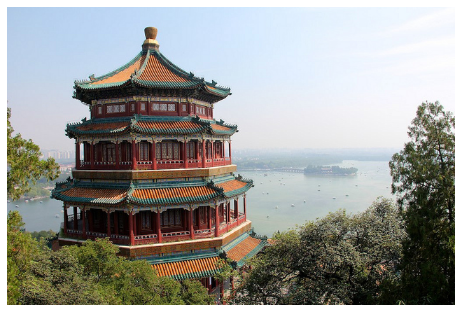
#> input picture ex_img.jpg, 460 x 312 px
$ python findK_with_elbow.py
#> lines starting #> are read from the running program, lines starting #| are printed output that depends on the picture
import matplotlib.pyplot as plt
from sklearn.cluster import KMeans

#Load Img
img = plt.imread("ex_img.jpg")
#> img is the input picture: shape (312, 460, 4) float32; mean R, G, B, A 0.596, 0.598, 0.581, 1

#Reshape Image
height = img.shape[0]
#> height = 312
width = img.shape[1]
#> width = 460
img = img.reshape(width*height, 4)

#Create Elbow
errors = []
k_values = []
for i in range(1,50):
	k_values.append(i)
	kmeans = KMeans(n_clusters=i).fit(img)
	kmeans.predict(img)
	errors.append(kmeans.inertia_)
#> after the loop, errors = 49 values, max 49925.6 at index 0, min 259.2 at index 48, mean 1873.2; k_values = 49 values from 1 to 49
plt.plot(k_values, errors, marker="*")
plt.xlabel("K Values")
plt.ylabel("Errors")
plt.title("Find K with Elbow")
plt.show()
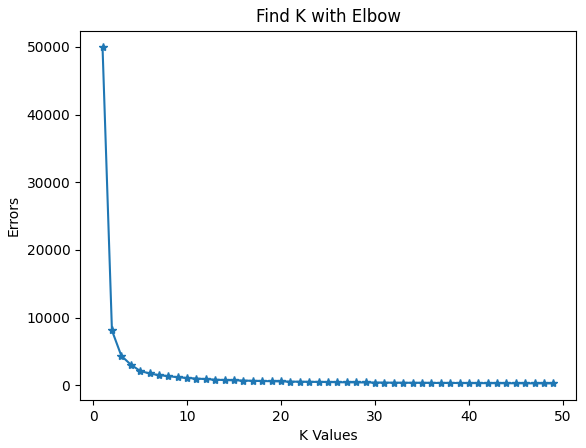
#> figure drawn by matplotlib, 1 panel; curve peaks at x = 1, y = 49925.6
